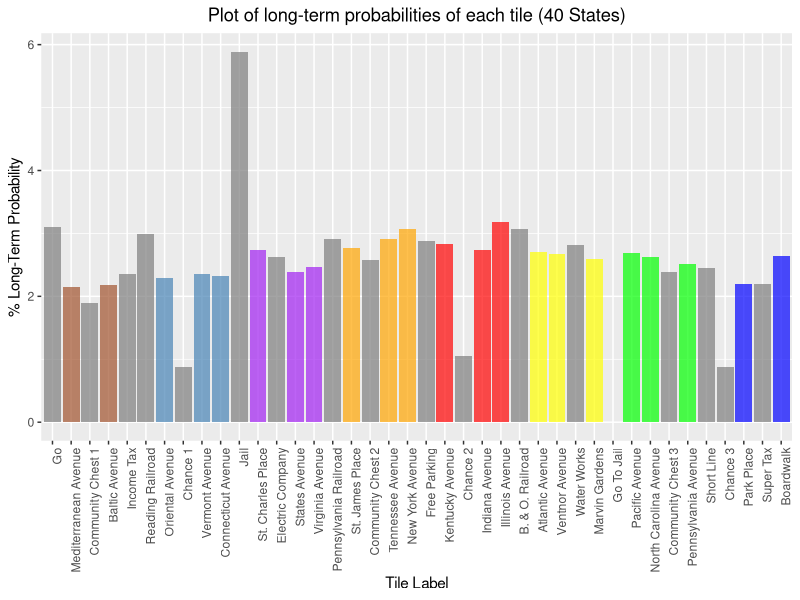

This figure's R source:
#Clear workspace
rm(list = ls())

#Install required packages

#install.packages('expm')
#install.packages('ggplot2')

#load packages
library(expm)
library(ggplot2)

#Monopoly tile labels
monopoly_tile_labels <- c("Go", "Mediterranean Avenue", "Community Chest 1", "Baltic Avenue",
                          "Income Tax", "Reading Railroad", "Oriental Avenue", "Chance 1",
                          "Vermont Avenue", "Connecticut Avenue", "Jail", "St. Charles Place",
                          "Electric Company", "States Avenue", "Virginia Avenue", "Pennsylvania Railroad",
                          "St. James Place", "Community Chest 2", "Tennessee Avenue", "New York Avenue",
                          "Free Parking", "Kentucky Avenue", "Chance 2", "Indiana Avenue",
                          "Illinois Avenue", "B. & O. Railroad", "Atlantic Avenue", "Ventnor Avenue",
                          "Water Works", "Marvin Gardens", "Go To Jail", "Pacific Avenue",
                          "North Carolina Avenue", "Community Chest 3", "Pennsylvania Avenue", "Short Line",
                          "Chance 3", "Park Place", "Super Tax", "Boardwalk")

monopoly_tile_color <- c('A', 'B', 'A', 'B', 'A', 'A', 'C', 'A', 'C', 'C', 'A', 'D', 'A', 'D', 'D', 'A',
                         'E', 'A', 'E', 'E', 'A', 'F', 'A', 'F', 'F', 'A', 'G', 'G', 'A', 'G', 'A', 'H',
                         'H', 'A', 'H', 'A', 'A', 'I', 'A', 'I')

color_values <- c('A'='gray49', 'B'='sienna', 'C'='steelblue', 'D'='purple', 'E'='orange',
                  'F'='red', 'G'='yellow', 'H'='green', 'I'='blue')

#Helper function to update transition matrix
update_matrix <- function(tmp_matrix, orig_tile, new_tile, prob) {
  tmp_matrix[orig_tile,new_tile] <- 
    tmp_matrix[orig_tile,new_tile] + prob
  
  return(tmp_matrix)
}

#Function to check destination tile and update matrix accordingly
check_move <- function(tmp_matrix, orig_tile, die1, die2, prob) {

  #Get new tile
  new_tile <- (orig_tile + die1 + die2) %% 40
  
  if(new_tile == 0) {
    new_tile <- 40
  }
  
  #Go to jail if new tile is go to jail tile
  if(new_tile == 31) {
    tmp_matrix <- update_matrix(tmp_matrix, orig_tile, 11, prob)
    #Community Chest Tile
  }else if(new_tile == 3 || new_tile == 18 || new_tile == 34) {
    tmp_matrix <- community_chest(tmp_matrix, orig_tile, new_tile, die1, die2, prob)
    #Chance Tile
  }else if(new_tile == 8 || new_tile == 23 || new_tile == 37) {
    tmp_matrix <- chance(tmp_matrix, orig_tile, new_tile, die1, die2, prob)
    #Normal tile
  }else{
    tmp_matrix <- update_matrix(tmp_matrix, orig_tile, new_tile, prob)
  }

  return(tmp_matrix)
}

#Handle Community chest
community_chest <- function(tmp_matrix, orig_tile, new_tile, die1, die2, prob) {
  #16 community chest cards
  
  # #Advance to Go card
  tmp_matrix <- update_matrix(tmp_matrix, orig_tile, 1, prob/16)

  #Go to jail card
  tmp_matrix <- update_matrix(tmp_matrix, orig_tile, 11, prob/16)
  
  
  #Stay (you draw a card that gives/takes money)
  tmp_matrix <- update_matrix(tmp_matrix, orig_tile, new_tile, prob*(14/16)) 
  
  return(tmp_matrix)
}

#Handle chance
chance <- function(tmp_matrix, orig_tile, new_tile, die1, die2, prob) {
  #16 chance cards
  
  #Stay (you draw a card that gives/takes money)
  tmp_matrix <- update_matrix(tmp_matrix, orig_tile, new_tile, prob*(6/16))
  
  #Advance to Go Card
  tmp_matrix <- update_matrix(tmp_matrix, orig_tile, 1, prob/16)
  
  #Take a trip to Reading Railroad
  tmp_matrix <- update_matrix(tmp_matrix, orig_tile, 6, prob/16)
  
  #Go to jail card
  tmp_matrix <- update_matrix(tmp_matrix, orig_tile, 11, prob/16)
  
  #Advance to Advance to St. Charles Place
  tmp_matrix <- update_matrix(tmp_matrix, orig_tile, 12, prob/16)
  
  #Advance to Illinois Ave
  tmp_matrix <- update_matrix(tmp_matrix, orig_tile, 25, prob/16)
  
  #Advance to Boardwalk
  tmp_matrix <- update_matrix(tmp_matrix, orig_tile, 40, prob/16)
  
  #Advance to the nearest utility
  if(new_tile == 23) {
    utility_tile <- 29
  }else{
    utility_tile <- 13
  }
  
  tmp_matrix <- update_matrix(tmp_matrix, orig_tile, utility_tile, prob/16)
  
  #Advance to the nearest railroad (2 cards)
  if(new_tile == 8) {
    railroad_tile <- 16
  }else if(new_tile == 23){
    railroad_tile <- 26
  }else{
    railroad_tile <- 6
  }
  
  tmp_matrix <- update_matrix(tmp_matrix, orig_tile, railroad_tile, prob*(2/16))
  
  #Go back 3 Spaces
  spaces_tile <- (new_tile-3) %% 40
  if(spaces_tile == 0){
    spaces_tile <- 40
  }
  
  #Handle landing on community chest
  # if(spaces_tile == 34) {
  #   tmp_matrix <- community_chest(tmp_matrix, orig_tile, spaces_tile, die1, die2, prob/16)
  # } else {
    tran_matrix <- update_matrix(tmp_matrix, orig_tile, spaces_tile, prob/16)
  # }
  
  return(tran_matrix)
}

#Main loop
tran_matrix <- matrix(0, 40, 40)

#For each tile
for(tile in 1:40) {
  #For each die outcome
  for(die1 in 1:6) {
    for(die2 in 1:6) {
      tran_matrix <- check_move(tran_matrix, tile, die1, die2, 1/36)      
    }
  }
}

#Check that each row in transition matrix sums to 1
# for(i in 1:length(tran_matrix[,1])) {
#   if(!isTRUE(all.equal(sum(tran_matrix[i,]), 1))){
#     print(paste('ERROR',i,sum(tran_matrix[i,])))
#   }
# }

#Compute the eigen vector of the transition matrix
ev <- eigen(t(tran_matrix))

#Get the first eigen vector (largest eigenvalue, eigen sorts vectors by eigenvalue)
vectors <- ev$vectors
#Get real commponent of eigen vector
tmp_vec <- Re(vectors[,1])
#Normalise eigen vector to remove any negative values
final_vec <- tmp_vec/sum(tmp_vec)

#Get Tile with max probability
print(paste('Max Tile:',which(final_vec == max(final_vec)),', Probability: ',max(final_vec),'\n'))

#Create a datafram of labels and probabilities
df <- data.frame(label=monopoly_tile_labels, probability=final_vec,color=monopoly_tile_color)
#Sort dataframe in descending order
sorted_df <- df[order(-df$probability),] 

#plot probability of each tile
probability_plot <- ggplot(df,aes(x=reorder(df$label,1:40),y=probability*100,fill=color)) + 
  geom_bar(stat = "identity", show.legend=F) +
  theme(axis.text.x = element_text(angle = 90, hjust = 1)) +
  labs(x='Tile Label', y='% Long-Term Probability') +
  ggtitle('Plot of long-term probabilities of each tile (40 States)') +
  theme(plot.title=element_text(hjust = 0.5)) +
  scale_fill_manual(values = alpha(color_values,0.7))
plot(probability_plot)
